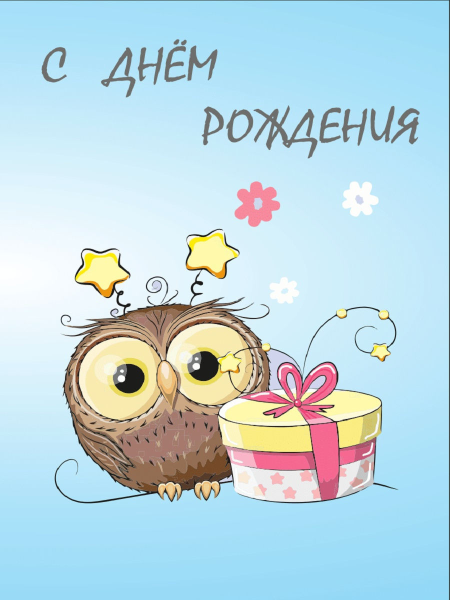
#> input picture pythonproject 8/postcarddr.jpg, 900 x 1200 px (shown at 1/2 size)
$ python gjk.py
#> lines starting #> are read from the running program, lines starting #| are printed output that depends on the picture
from PIL import Image
filename = "postcarddr.jpg"
with Image.open (filename) as img:
#> img is the input picture: PIL image 900x1200 RGB; mean R, G, B 188.1, 215.3, 223.9
    img.load()
cropped_img =img.crop ((100,200,600,400))
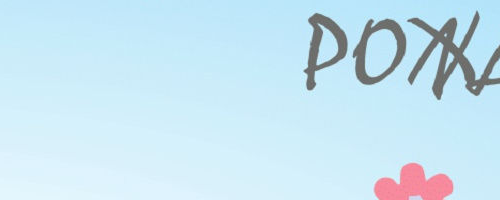
#> cropped_img: PIL image 500x200 RGB; mean R, G, B 199.2, 227.9, 241.1
cropped_img.save ("cropped_postcarddr.jpg")

$ run again, with pythonproject 8/postcard8marta.jpg copied over pythonproject 8/postcarddr.jpg
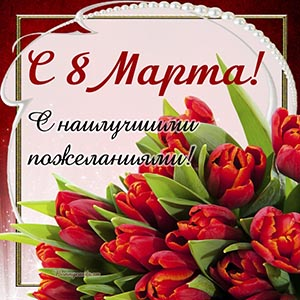
#> input picture pythonproject 8/postcard8marta.jpg, 300 x 300 px
#> img is the input picture: PIL image 300x300 RGB; mean R, G, B 169.3, 120.3, 108.5
#> `cropped_img =img.crop ((100,200,600,400))`:
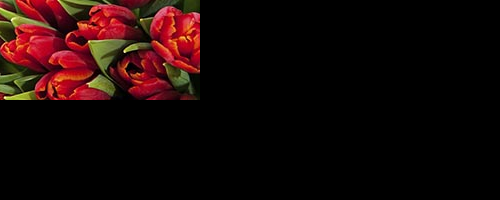
#> cropped_img: PIL image 500x200 RGB; mean R, G, B 24, 8, 6.5
